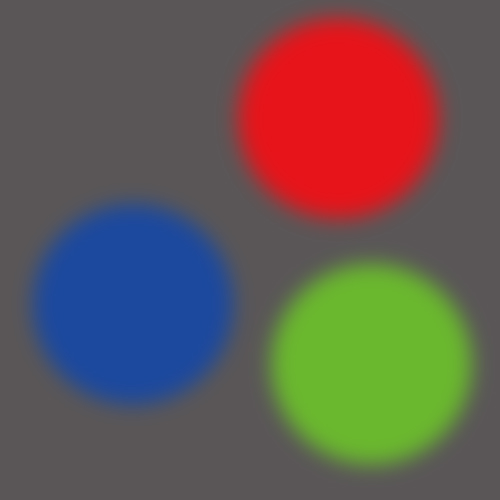
//> input picture week08/kadai02/three_objects.jpg, 500 x 500 px
$ ./main   (built with g++ and OpenCV 4)
//> lines starting //> are read from the running program, lines starting //| are printed output that depends on the picture
#include <iostream>
#include <opencv2/opencv.hpp>

#define FILE_NAME "./three_objects.jpg"
#define HIGHVAL (255)
#define HIST_SIZE (256)

enum {
  BLUE,
  GREEN,
  RED,
};

int main(int argc, const char* argv[]) {
  double circle_per = 0.16;

  cv::Mat src_img = cv::imread(FILE_NAME, cv::IMREAD_COLOR);
//> src_img is the input picture: 500 rows x 500 cols, CV_8UC3; mean B, G, R 83.1, 88.4, 101.9
  if (src_img.empty()) {
    fprintf(stderr, "File is not opened.\n");
    return -1;
  }

  // ヒストグラムの生成
  int hist[3][HIST_SIZE] = {0};
  for (int y = 0; y < src_img.rows; y++) {
    for (int x = 0; x < src_img.cols; x++) {
      cv::Vec3b vec = src_img.at<cv::Vec3b>(y, x);
      hist[BLUE][vec[BLUE]]++;
      hist[GREEN][vec[GREEN]]++;
      hist[RED][vec[RED]]++;
    }
  }

  // [6 lines of commented-out code are left out]

  int th[3] = {0};
  int sum[3] = {0};

  for (int i = 0; i < 3; i++) {
    sum[i] = 0;
    for (int j = 0; j < HIST_SIZE; j++) {
      sum[i] += hist[i][j];
      if (sum[i] >= src_img.rows * src_img.cols * (1 - circle_per)) {
        th[i] = j;
        break;
      }
    }
  }
//> after the loop, sum = [210240, 210012, 210460]; th = [94, 95, 106]

  printf("閾値: %d, %d, %d\n", th[BLUE], th[GREEN], th[RED]);
//| 閾値: 94, 95, 106

  cv::Mat result_img[3];
  for (int i = 0; i < 3; i++) {
    result_img[i] = cv::Mat(src_img.size(), CV_8UC3);
  }

  for (int y = 0; y < src_img.rows; y++) {
    for (int x = 0; x < src_img.cols; x++) {
      cv::Vec3b vec = src_img.at<cv::Vec3b>(y, x);
      if (vec[BLUE] >= th[BLUE]) {
        result_img[BLUE].at<cv::Vec3b>(y, x) = cv::Vec3b(HIGHVAL, 0, 0);
      }
      if (vec[GREEN] >= th[GREEN]) {
        result_img[GREEN].at<cv::Vec3b>(y, x) = cv::Vec3b(0, HIGHVAL, 0);
      }
      if (vec[RED] >= th[RED] && vec[GREEN] < th[GREEN]) {
        result_img[RED].at<cv::Vec3b>(y, x) = cv::Vec3b(0, 0, HIGHVAL);
      }
    }
  }
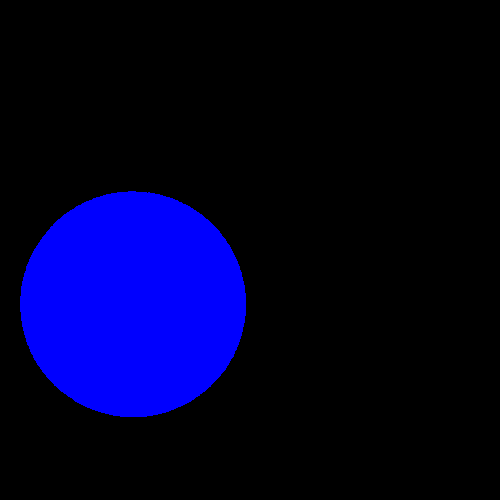
//> result_img[0]: 500 rows x 500 cols, CV_8UC3; mean B, G, R 40.8, 0, 0
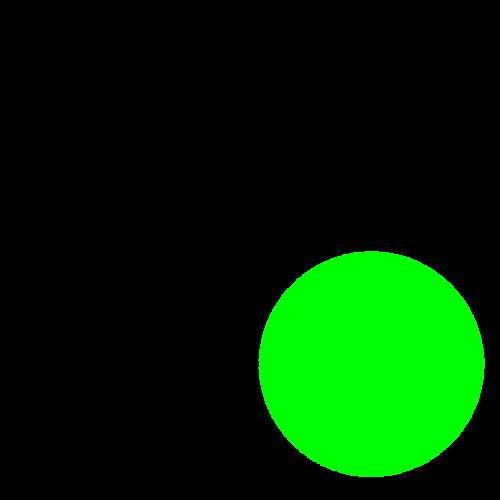
//> result_img[1]: 500 rows x 500 cols, CV_8UC3; mean B, G, R 0, 41, 0
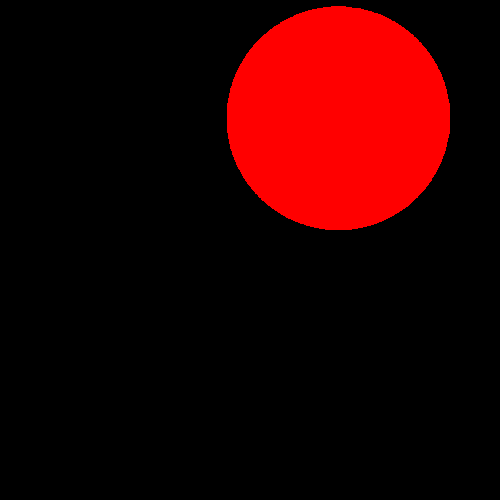
//> result_img[2]: 500 rows x 500 cols, CV_8UC3; mean B, G, R 0, 0, 40.1

  cv::imshow("red", result_img[RED]);
  cv::imshow("green", result_img[GREEN]);
  cv::imshow("blue", result_img[BLUE]);
  cv::imwrite("output_red.jpg", result_img[RED]);
  cv::imwrite("output_green.jpg", result_img[GREEN]);
  cv::imwrite("output_blue.jpg", result_img[BLUE]);
  cv::waitKey();

  return 0;
}
